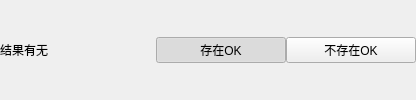
                      <widget class="QWidget" name="resultPresencePage">
                       <layout class="QHBoxLayout" name="horizontalLayout_resultPresence">
                        <property name="leftMargin">
                         <number>0</number>
                        </property>
                        <property name="topMargin">
                         <number>0</number>
                        </property>
                        <property name="rightMargin">
                         <number>0</number>
                        </property>
                        <property name="bottomMargin">
                         <number>0</number>
                        </property>
                        <item>
                         <widget class="QLabel" name="resultPresenceLabel">
                          <property name="minimumSize">
                           <size>
                            <width>150</width>
                            <height>0</height>
                           </size>
                          </property>
                          <property name="text">
                           <string>结果有无</string>
                          </property>
                          <property name="role" stdset="0">
                           <string>rowField</string>
                          </property>
                         </widget>
                        </item>
                        <item>
                         <widget class="QFrame" name="resultPresenceFrame">
                          <property name="minimumSize">
                           <size>
                            <width>260</width>
                            <height>38</height>
                           </size>
                          </property>
                          <property name="maximumSize">
                           <size>
                            <width>260</width>
                            <height>38</height>
                           </size>
                          </property>
                          <property name="panelRole" stdset="0">
                           <string>optionGroup</string>
                          </property>
                          <layout class="QHBoxLayout" name="horizontalLayout_resultPresenceButtons">
                           <property name="spacing">
                            <number>0</number>
                           </property>
                           <property name="leftMargin">
                            <number>0</number>
                           </property>
                           <property name="topMargin">
                            <number>0</number>
                           </property>
                           <property name="rightMargin">
                            <number>0</number>
                           </property>
                           <property name="bottomMargin">
                            <number>0</number>
                           </property>
                           <item>
                            <widget class="QPushButton" name="presentOkButton">
                             <property name="text">
                              <string>存在OK</string>
                             </property>
                             <property name="checkable">
                              <bool>true</bool>
                             </property>
                             <property name="checked">
                              <bool>true</bool>
                             </property>
                            </widget>
                           </item>
                           <item>
                            <widget class="QPushButton" name="absentOkButton">
                             <property name="text">
                              <string>不存在OK</string>
                             </property>
                             <property name="checkable">
                              <bool>true</bool>
                             </property>
                            </widget>
                           </item>
                          </layout>
                         </widget>
                        </item>
                       </layout>
                      </widget>
